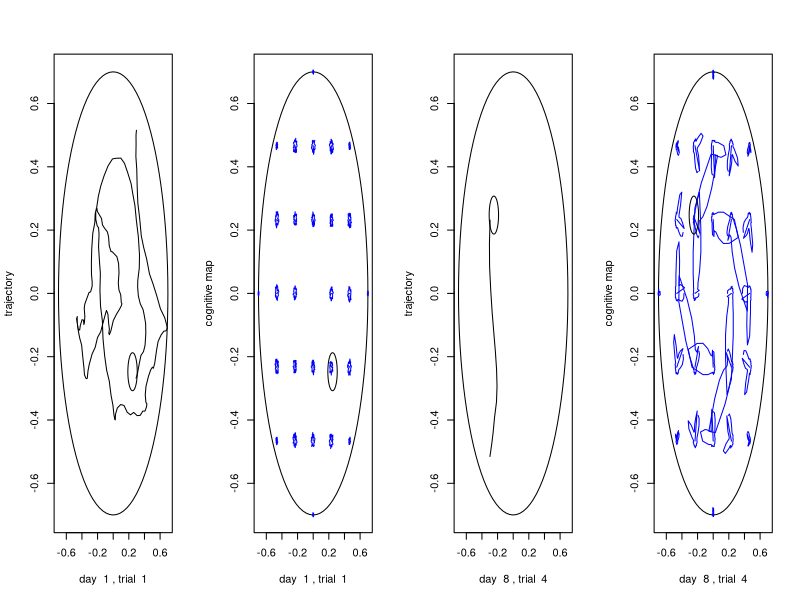
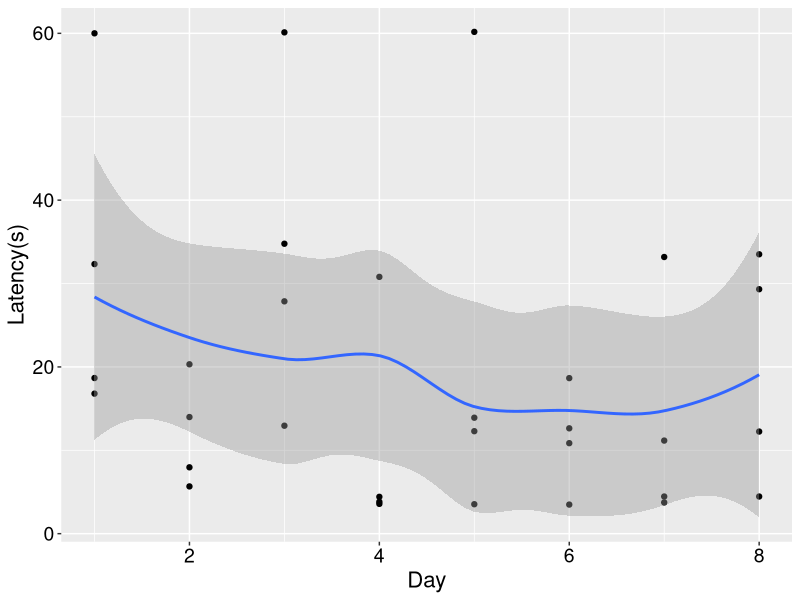

Write R code to recreate these figures, in order.
run_trial <- function(weights0, Wmult, sigma_dc, sigma_ac, DC, Vdecay, ac_const, beta, etdecay, lrate, discf, noise, platform_x, platform_y, starting_x, starting_y, speed, wall_pun)
{
  # FIXED PARAMETERS OF THE EXPERIMENT
  
  pool_diameter <- 1.4 #Maze diameter in metres (m)
  platform_radius <- 0.06 #Platform radius
  
  N_dc <- 10 #Population of distance cells
  N_ac <- 36 #Population of action cells
  which <- 0
  
  dist <- 0
  wall_zone <- 0
  quadrants <- c(0,0,0,0) #Percentage spent on each quadrant
  
  weights <- weights0 #Initialize modifiable weights
  
  el_tr <- matrix(rep(0, N_dc*N_ac), nrow = N_dc) #Initialize eligibility traces matrix
  
  #Initialize trajectories
  track_x <- starting_x #Current position of trajectory is equal to the starting location of the animal
  track_y <- starting_y
  vel_x <- 0
  vel_y <- 0
  
  # NAVIGATION LOOP
  while ((track_x[length(track_x)] - platform_x)^2 + (track_y[length(track_y)] - platform_y)^2 > platform_radius^2)
  {
    weights <- weights*(1-noise) + matrix(runif(N_dc*N_ac), nrow = N_dc)*Wmult*noise
    
    #current distance to the wall
    dist.to.wall = pool_diameter/2-sqrt(track_x[length(track_x)]^2+track_y[length(track_y)]^2)
    
    #Calculate DC activation
    DC_activation <- rep(0, N_dc)
    for (i in 1:N_dc){
      DC_activation[i] <- exp(-(dist.to.wall -DC[i])^2/(2*sigma_dc^2))
    }
    
    #Calculate AC activation (i.e. value of the action, Q)
    if (length(track_x) > 1){
      prevQ <- AC_activation[which] #Displays the Q value before movement
    }
    
    AC_activation <- DC_activation %*% weights
    
    #Make an action
    ACsel <- AC_activation^beta
    ACsel <- ACsel / sum(ACsel)
    ASrand <- runif(1)
    which <- 1
    ASsum <- ACsel[1]
    while (which < N_ac && ASsum < ASrand){
      which <- which + 1
      ASsum <- ASsum + ACsel[which]
    }
    
    #Eligibility traces
    el_tr <- el_tr * etdecay
    
    for (j in 1:N_ac){
      itmp <- min(abs(j-which), N_ac-abs(j-which))
      actgaus <- exp(-(itmp*itmp)/(2*sigma_ac*sigma_ac))
      el_tr[,j] <- el_tr[,j] + actgaus*AC_activation[j]*t(t(DC_activation))
    }
    
    #moving direction
    # dir_x = 
    if(track_x[length(track_x)]>=0){
      central.angle = atan(track_y[length(track_y)]/(track_x[length(track_x)]))
    } else {
      central.angle = pi+atan(track_y[length(track_y)]/(track_x[length(track_x)]))
    }
    moving.dir = pi+central.angle+which/N_ac*2*pi
    
    
    
    vel_x = c(vel_x, (vel_x[length(vel_x)]+ac_const*cos(moving.dir))*Vdecay)
    vel_y = c(vel_y, (vel_y[length(vel_y)]+ac_const*sin(moving.dir))*Vdecay)
    #velocity per time step (not second)
    track_x = c(track_x, track_x[length(track_x)]+vel_x[length(vel_x)])
    track_y = c(track_y, track_y[length(track_y)]+vel_y[length(vel_y)])
    
    #Check if not out of bounds, reset location & speed if so
    if (track_x[length(track_x)]^2 + track_y[length(track_y)]^2 > (pool_diameter/2)^2)
    {
      ratio = (track_x[length(track_x)]^2 + track_y[length(track_y)]^2)/((pool_diameter/2)^2)
      track_x[length(track_x)] = track_x[length(track_x)]/sqrt(ratio)
      track_y[length(track_y)] = track_y[length(track_y)]/sqrt(ratio)
      vel_x[length(vel_x)] = track_x[length(track_x)] - track_x[length(track_x)-1]
      vel_y[length(vel_y)] = track_y[length(track_y)] - track_y[length(track_y)-1]
    }
    
    
    if (length(track_x) > 2)
    { if ((track_x[length(track_x)]  - platform_x)^2 + (track_y[length(track_y)]  - platform_y)^2 < platform_radius^2)
    { rew = 10 } #found platform - reward
      else if (track_x[length(track_x)]^2+track_y[length(track_y)]^2 > (0.99*pool_diameter/2)^2)
      { rew = -wall_pun } #hit wall - punishment
      else
      { rew = 0 } #didn't find - no reward
      
      currQ = AC_activation[which]
      tderr = rew + discf*currQ - prevQ #temporal difference error
      weights = pmax(weights + lrate*tderr*el_tr, 0)
    }
    
    laststep = sqrt((track_x[length(track_x)]-track_x[length(track_x)-1])^2 + (track_y[length(track_y)]-track_y[length(track_y)-1])^2)
    dist = dist + laststep
    
    if (track_x[length(track_x)]^2 + track_y[length(track_y)]^2 > 0.8*(pool_diameter/2)^2)
    { wall_zone = wall_zone + 1 }
    else if (track_x[length(track_x)] > 0 && track_y[length(track_y)] > 0)
    { quadrants[1] = quadrants[1] + 1 }
    else if (track_x[length(track_x)] < 0 && track_y[length(track_y)] > 0)
    { quadrants[2] = quadrants[2] + 1 }
    else if (track_x[length(track_x)] < 0 && track_y[length(track_y)] < 0)
    { quadrants[3] = quadrants[3] + 1 }
    else
    { quadrants[4] = quadrants[4] + 1 }
    
    if (length(track_x) > 100) # evaluate latency only after 100+ steps to be accurate
    { speed_ts = mean(sqrt((vel_x[-1]^2+vel_y[-1]^2))) # speed in meters/time step
    latency = (length(track_x)-1) * speed_ts / speed # convert to seconds
    if (latency > 60) # if more than a minute, stop
    { break }
    }
    
  }
  
  latency <- length(track_x)-1 # latency in time steps
  wall_zone <- wall_zone/latency
  quadrants <- quadrants/latency
  speed_ts <- mean(sqrt((vel_x[-1]^2+vel_y[-1]^2))) # speed in meters/time step
  
  latency <- latency * speed_ts / speed # latency in seconds
  return(list(weights, track_x, track_y, vel_x, vel_y, dist, wall_zone, quadrants, latency))
}


N_dc <- 10 #Population of distance cells [100..300]
N_ac <- 36 #Population of action cells [25..50]

plot_trajectories <- 1 #yes - 1, no - 0
plot_cognitive_maps <- 1 #yes - 1, no - 0
pln <- plot_trajectories + plot_cognitive_maps
Nruns <- 1 #how many runs to run if not plotting anything
variable_platform <- 1 #the platform is variable - 1, the platform is fixed - 0

pool_diameter <- 1.4 #Maze diameter (\phi) in metres (m)
platform_radius <- 0.06 #Platform radius (m)
sigma_dc <- 0.1 #place cell sigma (standard deviation), in meters [0.05..0.2]
sigma_ac <- 2 #action cell sigma (standard deviation), in action cells [1..3]

etdecay <- 0.83 #Eligibility trace decay (lambda) [0.75..0.95] LESS THAN GAMMA!
beta <- 6 #Exploration-exploitation factor (\beta) [0.5..12]
alpha <- 0.01 #Learning rate (\alpha) [0.005..0.02]
gamma <- 0.85 #Discount factor (\gamma) [0.75..0.95]

Vdecay <- 0.82 #velocity decay [0.75..0.95]
ac_const <- 0.02 #acceleration const [0.01..0.03]
Wnoise <- 0.0004 #Weight noise [0.0001..0.0007]
Wmult <- 0.1 #Weight multiplier [0.05..0.15]
hitwall <- 0.5 #punishment for hitting the wall [0..1]
speed <- 0.175 #mouse speed (m/s) [0.1..0.25]



Ntrials <- 4 #number of trials per day
Ndays <- 8 #number of days


#performance measures to compute: latency, distance, time in target quadrant, opposite quadrant, and wall zone
if (pln > 0.5) #if any plots
{ PMs <- array(rep(0,5*Ndays*Ntrials), c(5,Ndays,Ntrials))
} else {
  PMs <- array(rep(0,5*Ndays*Ntrials*Nruns), c(5,Ndays,Ntrials,Nruns)) }
#multiple runs


#Platform coordinates:
platform_x <- cos(-pi/4)*pool_diameter/4 #x coordinate
platform_y <- sin(-pi/4)*pool_diameter/4 #y coordinate

#Starting locations of the modeled animal (4 different ones):
strad <- pool_diameter/2*0.85 #15% of maze radius to the wall
starting_xs <- strad * c(cos(pi/6), cos(pi/3), cos(7*pi/6), cos(4*pi/3)) #x coordinates
starting_ys <- strad * c(sin(pi/6), sin(pi/3), sin(7*pi/6), sin(4*pi/3)) #y coordinates

th <- (0:100)/50*pi #for plotting circles :)

if (pln > 0.5) {
  
#Generate initial weights
weights <- matrix(runif(N_dc*N_ac), nrow = N_dc)*Wmult

#Generate distance cells
DC <- rep(0,N_dc)

for (i in 1:N_dc) {
  #For each place cell:
  DC[i] <- runif(1)*(pool_diameter/2) #Random positions of distance cells

}

par(mfrow=c(1,4))


for (day in 1:Ndays) {
  idxs = sample(4) #randomly choose 4 starting locations
  for (trial in 1:Ntrials){
    if (variable_platform==1){ #the variable platform generation
      whichplatform=sample(c(1,-1),1)
      platform_x = platform_x*whichplatform
      platform_y = platform_y*whichplatform
    }
    
    
    idx <- idxs[trial] #take each location
    starting_x <- starting_xs[idx]
    starting_y <- starting_ys[idx]
    
    modresults <- run_trial (weights, Wmult, sigma_dc, sigma_ac, DC, Vdecay, ac_const, beta, etdecay, alpha, gamma, Wnoise, platform_x, platform_y, starting_x, starting_y, speed, hitwall)
    #run trial
    weights <- modresults[[1]]
    track_x <- modresults[[2]]
    track_y <- modresults[[3]]
    vel_x <- modresults[[4]]
    vel_y <- modresults[[5]]
    
    #        weights <- wres
    
    PMs[1,day,trial] <- modresults[[9]] #latency
    PMs[2,day,trial] <- modresults[[6]] #dist
    PMs[3,day,trial] <- modresults[[8]][4]*100 #target quadrant
    PMs[4,day,trial] <- modresults[[8]][2]*100 #opposite quadrant
    PMs[5,day,trial] <- modresults[[7]]*100 #wall zone
    #record performance measures
    
    if (plot_trajectories&((day==1&trial==1)|(day==8&trial==4)))
    {
      #plot the maze
      plot(pool_diameter/2*cos(th),pool_diameter/2*sin(th),type = "l", xlab = paste("day ",day,", trial ",trial), ylab = "trajectory")
      #plot the trajectory
      lines(track_x, track_y, type = "l")
      #plot the platform
      lines(platform_x+platform_radius*cos(th),platform_y+platform_radius*sin(th),type = "l")
    }
    
    if (plot_cognitive_maps&((day==1&trial==1)|(day==8&trial==4))){
      #plot the maze
      plot(pool_diameter/2*cos(th),pool_diameter/2*sin(th),type = "l",xlab = paste("day ",day,", trial ",trial), ylab = "cognitive map")
      #plot the cognitive map
      for (x in (-3:3)*(pool_diameter/6)){
        for (y in (-3:3)*(pool_diameter/6)){
          if (x^2 + y^2 <= (pool_diameter/2)^2){
            x2 = x
            y2 = y
            dist.to.wall = pool_diameter/2-sqrt(x2^2+y2^2)
            for (k in 1:N_ac){
              DC_activation <- rep(0,N_dc)
              for (i in 1:N_dc){
                DC_activation[i] <- exp(-(dist.to.wall -DC[i])^2/(2*sigma_dc^2))
              }
              #Calculate AC activation (i.e. value of the action)
              AC_activation <- rep(0,N_ac)
              for (i in 1:N_ac){
                for (j in 1:N_dc){
                  AC_activation[i] <- AC_activation[i] + DC_activation[j]*weights[j,i]
                }
              }
              #direction of AC activation
              if(x>=0){
                central.angle = atan(y/x)
              } else {
                central.angle = pi+atan(y/x)
              }
              
              moving.dir = pi+central.angle+k/N_ac*2*pi
              
              x2 <- c(x2, x + (AC_activation[k]/10)*cos(moving.dir))
              y2 <- c(y2, y + (AC_activation[k]/10)*sin(moving.dir))
              #                 line([x x2],[y y2],'Color',[k/N_ac 0 1-k/N_ac])
            }
            lines(x2,y2,type = "l",col = "blue")
          }
        }
      }
      # plot the platform
      lines(platform_x+platform_radius*cos(th),platform_y+platform_radius*sin(th),type = "l")
    }
  }
}


}else {
  # run multiple times without plotting!
  
  for (reps in 1:Nruns){
    #Generate initial weights for each run
    weights <- matrix(runif(N_dc*N_ac), nrow = N_dc)*Wmult
    print(reps)
    #Generate distance cells for each run
    DC <- rep(0,N_dc) #1xN_dc matrix containing the each place cell
    for (i in 1:N_dc) {
      #For each place cell:
      # DC[i] <- runif(1)*(pool_diameter/2)#Random positions of distance cells
      DC[i] <- runif(1)*(pool_diameter)#Random positions of distance cells
    }
    
    for (day in 1:Ndays){
      idxs = sample(4)  #randomly choose 4 starting locations
      for (trial in 1:Ntrials){
        
        if (variable_platform==1){ #the variable platform generation
          whichplatform=sample(c(1,-1),1)
          platform_x = platform_x*whichplatform
          platform_y = platform_y*whichplatform
        }
        
        idx <- idxs[trial] #take each location
        starting_x <- starting_xs[idx]
        starting_y <- starting_ys[idx]
        
        modresults <- run_trial (weights, Wmult, sigma_dc, sigma_ac, DC, Vdecay, ac_const, beta, etdecay, alpha, gamma, Wnoise, platform_x, platform_y, starting_x, starting_y, speed, hitwall)
        #run trial
        weights <- modresults[[1]]
        
        PMs[1,day,trial,reps] <- modresults[[9]] #latency
        PMs[2,day,trial,reps] <- modresults[[6]] #dist
        PMs[3,day,trial,reps] <- modresults[[8]][4]*100 #target quadrant
        PMs[4,day,trial,reps] <- modresults[[8]][2]*100 #opposite quadrant
        PMs[5,day,trial,reps] <- modresults[[7]]*100 #wall zone
        #record performance measures
      }
    }
  }
}

library(tidyr)
library(ggplot2)


if(pln > 0.5){
  latency = PMs[1,,]
  dist = PMs[2,,]
  target_quadrant = PMs[3,,]
  opposite_quadrant = PMs[4,,]
  wall_zone = PMs[5,,]
  
  day = c(1:Ndays)
  latency = cbind(latency,day)
  latency = rbind(latency[,c(5,1)],latency[,c(5,2)],latency[,c(5,3)],latency[,c(5,4)])
  colnames(latency)=c('day','latency')
  latency = data.frame(latency)
  
  ggplot(latency,aes(day,latency))+geom_point()+ geom_smooth()+
    labs(x = "Day", y = "Latency(s)")+
    theme(title=element_text(size=16,color="black"),axis.text.x = element_text(size = 14,color="black"),axis.text.y = element_text(size = 14,color="black"))
  
  
}else{
  latency = PMs[1,,,]
  dist = PMs[2,,,]
  target_quadrant = PMs[3,,,]
  opposite_quadrant = PMs[4,,,]
  wall_zone = PMs[5,,,]
  day = c(1:Ndays)
  latency = cbind(day,latency)
  dist = cbind(day,dist)
  target_quadrant = cbind(day,target_quadrant)
  opposite_quadrant = cbind(day,opposite_quadrant)
  wall_zone = cbind(day,wall_zone)
  all = cbind(latency,dist[,2],target_quadrant[,2],opposite_quadrant[,2],wall_zone[,2])
  colnames(all)=c("day","latency","dist","target_quadrant","opposite_quadrant","wall_zone")
  
  write.csv(all,"radius_1 vari.csv")
}



# par(mfrow=c(1,1))
# plot(latency,latency~day)
